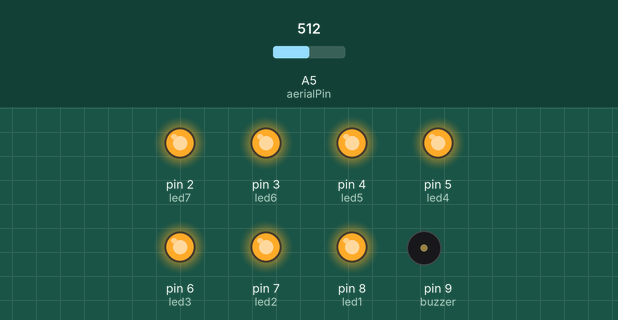
Simulated run of this sketch. Board: Arduino Uno, built with avr-gcc and run on an emulated ATmega328P. Shown: output pins drawn as LEDs (lit = HIGH), buzzer (waves = sounding). The test bench sets the inputs (shaded band); at power-on: A5 (aerialPin) = 512. What the sketch prints to the serial monitor is not drawn.

Above: at 1.2 s.
1.3 s: A5 (aerialPin) set to 0
At 2.0 s:
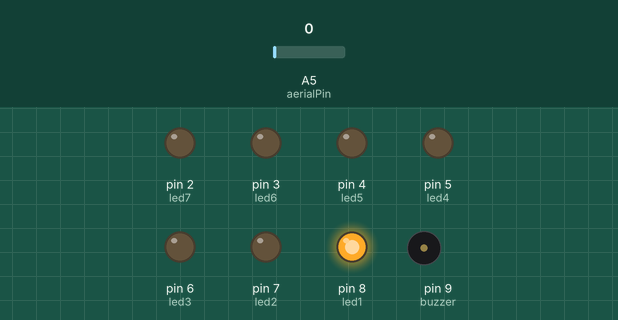
4.3 s: A5 (aerialPin) set to 16
At 5.7 s:
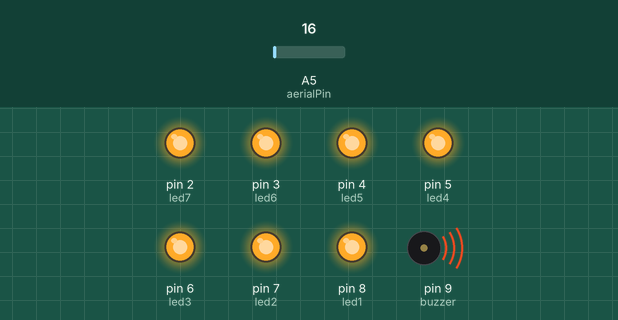
Timing chart, 0 to 5.3 s (numbered marks = the images above; inputs shaded):
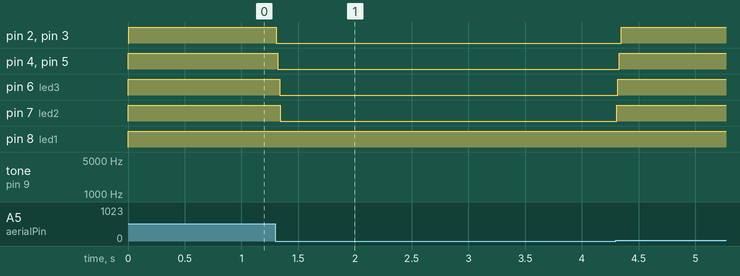

The sketch:

detector_fantome.ino
```cpp
#define NUMBERREADINGS 15 // pentru a mari smoothing-ul
int senseLimit = 10; // pentru a scadea sensitivitatea (pana la 1023 max)
int aerialPin = 5; // pin analog 5 pentru antena
int value = 0; // valoare data de antena

int led1 = 8;   //
int led2 = 7;   //
int led3 = 6;   // ledurile legate in serie
int led4 = 5;   //
int led5 = 4;   //
int led6 = 3;   //
int led7 = 2;   //
int buzzer = 9;

// variabile pentru smoothing:
int readings[NUMBERREADINGS];  // citirile din input-ul analog
int index = 0;                 // index-ul citirii curente
int total = 0;                 // totalul citirii
int average = 0;               // media finala a citirii buzzer-ului


void setup() {
  pinMode(led1, OUTPUT);
  pinMode(led2, OUTPUT);
  pinMode(led3, OUTPUT);
  pinMode(led4, OUTPUT);
  pinMode(led5, OUTPUT);
  pinMode(led6, OUTPUT);
  pinMode(led7, OUTPUT);
  pinMode(buzzer, OUTPUT);
  Serial.begin(9600);
  for (int i = 0; i < NUMBERREADINGS; i++)
        readings[i] = 0;      //initializam cu 0 fiecare citire
}

void loop() {

  value = analogRead(aerialPin);  // citire a buzzer-ului
  value = constrain(value, 1, senseLimit);  // transformarea oricarei citiri mai mari decat senseLimit in valoarea senseLimit
  value = map(value, 1, senseLimit, 1, 7);  // remaparea valorii restrictionate in intervalul 1-7

  total -= readings[index]; // scaderea ultimei citiri
  readings[index] = value; // citirea de la senzor
  total += readings[index]; // adaugarea citirii la total
  index = (index + 1); // cresterea index-ului

  if (index >= NUMBERREADINGS)  // daca e sfarsitul vectorului atunci
      index = 0;    // pornim cu index-ul de la inceput

  average = total / NUMBERREADINGS; // calcularea mediei
  noTone(buzzer);
  Serial.println(average);
  if (average > 0){
    digitalWrite(led1, HIGH);
    tone(buzzer, 2000);
  }
  else{
    digitalWrite(led1, LOW);
  }

  if (average > 1){
    digitalWrite(led2, HIGH);
    tone(buzzer, 2500);
  }
  else{
    digitalWrite(led2, LOW);
  }

  if (average > 2){
    digitalWrite(led3, HIGH);
    tone(buzzer, 3000);
  }
  else{
    digitalWrite(led3, LOW);
  }


  if (average > 3){
    digitalWrite(led4, HIGH);
    tone(buzzer, 3500);
  }
  else{
    digitalWrite(led4, LOW);
  }

  if (average > 4){
    digitalWrite(led5, HIGH);
    tone(buzzer, 4000);
  }
  else{
    digitalWrite(led5, LOW);
  }

  if (average > 5){
    digitalWrite(led6, HIGH);
    tone(buzzer, 4500);
  }
  else{
    digitalWrite(led6, LOW);
  }

  if (average > 6){
    digitalWrite(led7, HIGH);
    tone(buzzer, 5000);
  }
  else{
    digitalWrite(led7, LOW);
  }
}
```

Measured:
- after the input at 4.3 s, pin 2 (led7): LOW → HIGH after 0.05 s; pin 3 (led6), pin 4 (led5), pin 5 (led4), pin 6 (led3), pin 7 (led2): LOW → HIGH at once
